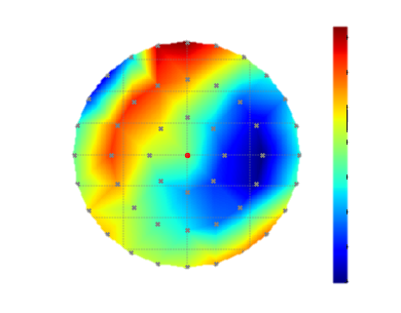

Python code for this plot:
# wafer.py module
import os
import copy
# import win32clipboard
from io import BytesIO
import numpy as np
import pandas as pd
from pathlib import Path
from lmfit import Model
from fitspy.spectra import Spectra
from fitspy.spectrum import Spectrum
from threading import Thread
from multiprocessing import Queue
from PySide6.QtCore import Qt, QThread, Signal

import matplotlib.pyplot as plt
from matplotlib.backends.backend_qt5agg import FigureCanvasQTAgg as FigureCanvas
from matplotlib.backends.backend_qt5agg import NavigationToolbar2QT
from matplotlib.figure import Figure
from matplotlib.collections import PathCollection

from wafer_plot import WaferPlot

from PySide6.QtWidgets import (
    QFileDialog, QVBoxLayout, QMessageBox, QFrame, QPushButton,
    QHBoxLayout, QApplication, QSpacerItem, QSizePolicy, QListWidgetItem
)
from PySide6.QtGui import QStandardItemModel, QStandardItem

from PySide6.QtGui import QIcon
from PySide6.QtCore import Qt, QSize, QCoreApplication, QSettings, QFileInfo, \
    QTimer

DIRNAME = os.path.dirname(__file__)
PLOT_POLICY = os.path.join(DIRNAME, "resources", "plotpolicy_spectre.mplstyle")


class Wafer:
    def __init__(self, ui):
        self.ui = ui
        QSettings.setDefaultFormat(QSettings.IniFormat)
        self.settings = QSettings("CEA-Leti", "DaProViz")

        self.file_paths = []  # Store file_paths of all raw data wafers
        self.wafers = {}  # list of opened wafers

        self.current_scale = None
        self.ax = None
        self.canvas = None
        self.model_fs = None  # FITSPY
        self.spectra_fs = Spectra()  # FITSPY
        # self.df_fit_results = None

        # Update spectra_listbox when selecting wafer via WAFER LIST
        self.ui.wafers_listbox.itemSelectionChanged.connect(
            self.upd_spectra_list)

        # Connect and plot_spectre of selected SPECTRUM LIST
        self.ui.spectra_listbox.itemSelectionChanged.connect(
            self.plot_sel_spectre)

        # Connect the stateChanged signal of the legend CHECKBOX
        self.ui.cb_legend.stateChanged.connect(self.plot_sel_spectre)

        self.ui.cb_raw.stateChanged.connect(self.plot_sel_spectre)
        self.ui.cb_bestfit.stateChanged.connect(self.plot_sel_spectre)
        self.ui.cb_colors.stateChanged.connect(self.plot_sel_spectre)
        self.ui.cb_residual.stateChanged.connect(self.plot_sel_spectre)
        self.ui.cb_filled.stateChanged.connect(self.plot_sel_spectre)

        # Set a 200ms delay for the function plot_sel_spectra
        self.delay_timer = QTimer()
        self.delay_timer.setSingleShot(True)
        self.delay_timer.timeout.connect(self.plot_sel_spectra)

    def open_csv(self, file_paths=None, wafers=None):
        """Open CSV files contaning RAW spectra of each wafer"""
        # Initialize the last used directory from QSettings
        if self.wafers is None:
            self.wafers = {}
        if wafers:
            self.wafers = wafers
        else:
            if file_paths is None:
                last_dir = self.settings.value("last_directory", "/")
                options = QFileDialog.Options()
                options |= QFileDialog.ReadOnly
                file_paths, _ = QFileDialog.getOpenFileNames(
                    self.ui.tabWidget, "Open RAW spectra CSV File(s)", last_dir,
                    "All Files (*)", options=options)
            # Load RAW spectra data from CSV files
            if file_paths:
                # Update the last used directory in QSettings
                last_dir = QFileInfo(file_paths[0]).absolutePath()
                self.settings.setValue("last_directory", last_dir)

                self.file_paths += file_paths
                for file_path in file_paths:
                    file_path = Path(file_path)
                    fname = file_path.stem

                    wafer_df = pd.read_csv(file_path, skiprows=1, delimiter=";")
                    wafer_name = fname
                    # Append or update the existing data in the self.wafers
                    # dictionary
                    if wafer_name in self.wafers:
                        print("wafer is already opened")
                    else:
                        self.wafers[wafer_name] = wafer_df
        self.extract_spectra()

    def extract_spectra(self):
        """Extract all spectra of each wafer dataframe"""
        for wafer_name, wafer_df in self.wafers.items():
            coord_columns = wafer_df.columns[:2]
            for _, row in wafer_df.iterrows():
                # Extract XY coords, wavenumber, and intensity values
                coord = tuple(row[coord_columns])
                x_values = wafer_df.columns[2:].tolist()
                x_values = pd.to_numeric(x_values, errors='coerce').tolist()
                y_values = row[2:].tolist()
                fname = f"{wafer_name}_{coord}"

                if not any(spectrum_fs.fname == fname for spectrum_fs in
                           self.spectra_fs):
                    # create FITSPY object
                    spectrum_fs = Spectrum()
                    spectrum_fs.fname = fname
                    spectrum_fs.x = np.asarray(x_values)[:-1]
                    spectrum_fs.x0 = np.asarray(x_values)[:-1]
                    spectrum_fs.y = np.asarray(y_values)[:-1]
                    spectrum_fs.y0 = np.asarray(y_values)[:-1]
                    self.spectra_fs.append(spectrum_fs)
        self.upd_wafers_list()

    def open_model(self, fname_json=None):
        """Load a fit model pre-created by FITSPY tool"""
        if not fname_json:
            options = QFileDialog.Options()
            options |= QFileDialog.ReadOnly
            selected_file, _ = QFileDialog.getOpenFileName(self.ui,
                                                           "Select JSON Model "
                                                           "File",
                                                           "",
                                                           "JSON Files ("
                                                           "*.json);;All "
                                                           "Files (*)",
                                                           options=options)
            if not selected_file:
                return
            fname_json = selected_file
        self.model_fs = self.spectra_fs.load_model(fname_json, ind=0)
        display_name = QFileInfo(fname_json).baseName()
        self.ui.display_loaded_model.setText(display_name)

    def spectre_id(self):
        """Get selected spectre id(s)"""
        wafer_item = self.ui.wafers_listbox.currentItem()
        if wafer_item is not None:
            wafer_name = wafer_item.text()
            selected_spectra = self.ui.spectra_listbox.selectedItems()
            coords = []
            if selected_spectra:
                for selected_item in selected_spectra:
                    text = selected_item.text()
                    x, y = map(float, text.strip('()').split(','))
                    coord = (x, y)
                    coords.append(coord)
            return wafer_name, coords
        return None, None

    def spectre_id_fs(self, spectrum_fs=None):
        """Get selected spectre id(s) of FITSPY object"""
        fname_parts = spectrum_fs.fname.split("_")
        wafer_name_fs = "_".join(fname_parts[:2])
        coord_str = fname_parts[-1].split('(')[1].split(')')[0]
        coord_fs = tuple(map(float, coord_str.split(',')))
        return wafer_name_fs, coord_fs

    def fit_selected(self):
        """Fit only selected spectrum(s)"""
        if self.model_fs is None:
            self.show_alert("Please load a fit model before fitting.")
            return
        wafer_name, coords = self.spectre_id()  # Get current selected coords
        fnames = []
        for coord in coords:
            fname = f"{wafer_name}_{coord}"
            fnames.append(fname)
        self.spectra_fs.apply_model(self.model_fs, fnames=fnames)
        self.plot_sel_spectre()

    def fit_all(self):
        """ Apply loaded fit model to all selected spectra"""
        if self.model_fs is None:
            self.show_alert("Load a fit model first!")
            return
        self.spectra_fs.apply_model(self.model_fs)
        self.plot_sel_spectre()

    def collect_results(self):
        """Function to collect best-fit results and append in a dataframe"""
        # Add all dict into a list, then convert to a dataframe.
        fit_results_list = []
        for spectrum_fs in self.spectra_fs:
            if hasattr(spectrum_fs.result_fit, 'best_values'):
                wafer_name, coord = self.spectre_id_fs(spectrum_fs)
                x, y = coord
                best_values = spectrum_fs.result_fit.best_values
                # Add additional information to the best_values dictionary
                best_values["Wafer"] = wafer_name
                best_values["X"] = x
                best_values["Y"] = y
                fit_results_list.append(best_values)

        self.df_fit_results = pd.DataFrame(fit_results_list)
        # Reorder columns to have "Wafer", "X", and "Y" at the beginning
        columns_order = ["Wafer", "X", "Y"] + [col for col in
                                               self.df_fit_results.columns if
                                               col not in ["Wafer", "X", "Y"]]
        self.df_fit_results = self.df_fit_results[columns_order]
        self.apprend_cbb_param()
        self.apprend_cbb_wafer()
        # print(self.df_fit_results)

    def view_param(self):
        pass
    
    def apprend_cbb_wafer(self, wafer_names=None):
        """to append all values of df_fit_results to comoboxses"""
        self.ui.cbb_wafer_1.clear()
        self.ui.cbb_wafer_2.clear()
        self.ui.cbb_wafer_3.clear()
        wafer_names = list(self.wafers.keys())
        for wafer_name in wafer_names:
            self.ui.cbb_wafer_1.addItem(wafer_name)
            self.ui.cbb_wafer_2.addItem(wafer_name)
            self.ui.cbb_wafer_3.addItem(wafer_name)

    def apprend_cbb_param(self, df_fit_results=None):
        """to append all values of df_fit_results to comoboxses"""
        df_fit_results = self.df_fit_results
        columns = df_fit_results.columns.tolist()
        if df_fit_results is not None:
            self.ui.cbb_param_1.clear()
            self.ui.cbb_param_2.clear()
            self.ui.cbb_param_3.clear()
            for column in columns:
                self.ui.cbb_param_1.addItem(column)
                self.ui.cbb_param_2.addItem(column)
                self.ui.cbb_param_3.addItem(column)

    def reinit_spectrum(self, spectrum):
        """Reinitialize the given spectrum"""
        spectrum.range_min = None
        spectrum.range_max = None
        spectrum.x = spectrum.x0.copy()
        spectrum.y = spectrum.y0.copy()
        spectrum.norm_mode = None
        spectrum.result_fit = lambda: None
        spectrum.remove_models()
        spectrum.baseline.points = [[], []]
        spectrum.baseline.is_subtracted = False

    def reinit_sel(self, fnames=None):
        """Reinitialize the selected spectrum(s)"""
        wafer_name, coords = self.spectre_id()  # Get current selected coords
        fnames = []
        for coord in coords:
            fname = f"{wafer_name}_{coord}"
            fnames.append(fname)
        for fname in fnames:
            spectrum, _ = self.spectra_fs.get_objects(fname)
            self.reinit_spectrum(spectrum)
        self.plot_sel_spectre()

    def reinit_all(self):
        """Reinitialize all spectra"""
        fnames = [
            f"{self.spectre_id_fs(spectrum_fs)[0]}_" \
            f"{self.spectre_id_fs(spectrum_fs)[1]}"
            for spectrum_fs in self.spectra_fs]
        for fname in fnames:
            spectrum, _ = self.spectra_fs.get_objects(fname)
            self.reinit_spectrum(spectrum)
        self.plot_sel_spectre()

    def plot_sel_spectra(self):
        """Plot all selected spectra"""
        wafer_name, coords = self.spectre_id()  # current selected spectra ID
        selected_spectra_fs = []

        for spectrum_fs in self.spectra_fs:
            wafer_name_fs, coord_fs = self.spectre_id_fs(spectrum_fs)
            if wafer_name_fs == wafer_name and coord_fs in coords:
                selected_spectra_fs.append(spectrum_fs)
        if len(selected_spectra_fs) == 0:
            return

        self.clear_spectre_view()
        plt.close('all')
        fig = plt.figure()
        self.ax = fig.add_subplot(111)

        for spectrum_fs in selected_spectra_fs:
            fname, coord = self.spectre_id_fs(spectrum_fs)
            x_values = spectrum_fs.x
            y_values = spectrum_fs.y
            self.ax.plot(x_values, y_values, label=f"{fname}-{coord}")

            if self.ui.cb_raw.isChecked():
                x0_values = spectrum_fs.x0
                y0_values = spectrum_fs.y0
                self.ax.plot(x0_values, y0_values, label='raw')

            if hasattr(spectrum_fs.result_fit, 'components') and hasattr(
                    spectrum_fs.result_fit, 'components') and \
                    self.ui.cb_bestfit.isChecked():
                bestfit = spectrum_fs.result_fit.best_fit
                self.ax.plot(x_values, bestfit, label=f"bestfit")

                for peak_model in spectrum_fs.result_fit.components:
                    prefix = str(peak_model.prefix)
                    params = peak_model.make_params()
                    y_peak = peak_model.eval(params, x=x_values)
                    if self.ui.cb_filled.isChecked():
                        self.ax.fill_between(x_values, 0, y_peak, alpha=0.5,
                                             label=f"{prefix}")
                    else:
                        self.ax.plot(x_values, y_peak, '--', label=f"{prefix}")

            if hasattr(spectrum_fs.result_fit,
                       'residual') and self.ui.cb_residual.isChecked():
                residual = spectrum_fs.result_fit.residual
                self.ax.plot(x_values, residual, 'ko-', ms=3, label='residual')

            if self.ui.cb_colors.isChecked() is False:
                self.ax.set_prop_cycle(None)

        self.ax.set_xlabel("Raman shift (cm-1)")
        self.ax.set_ylabel("Intensity (a.u)")
        if self.ui.cb_legend.isChecked():
            self.ax.legend(loc='upper right')
        fig.tight_layout()
        self.canvas = FigureCanvas(fig)
        self.toolbar = NavigationToolbar2QT(self.canvas, self.ui)
        self.ui.spectre_view_frame.addWidget(self.canvas)
        self.ui.toolbar_frame.addWidget(self.toolbar)

        self.plot_wafer()

    def plot_wafer(self):
        """Plot wafer maps of measurement sites"""
        self.clear_wafer_plot()
        wafer_name, coords = self.spectre_id()
        all_x = []
        all_y = []
        for spectrum_fs in self.spectra_fs:
            wafer_name_fs, coord_fs = self.spectre_id_fs(spectrum_fs)
            if wafer_name == wafer_name_fs:
                x, y = coord_fs
                all_x.append(x)
                all_y.append(y)
        fig, ax = plt.subplots()
        ax.scatter(all_x, all_y, marker='x', color='black', s=10)
        # Highlight selected spectra in red
        if coords:
            selected_x, selected_y = zip(*coords)
            ax.scatter(selected_x, selected_y, marker='o', color='red')
        canvas = FigureCanvas(fig)
        layout = self.ui.wafer_plot.layout()
        if layout:
            layout.addWidget(canvas)

    def upd_wafers_list(self):
        """ To update the wafer listbox"""
        self.ui.wafers_listbox.clear()
        wafer_names = list(self.wafers.keys())
        for wafer_name in wafer_names:
            item = QListWidgetItem(wafer_name)
            self.ui.wafers_listbox.addItem(item)
            self.clear_wafer_plot()  # Clear the wafer_plot

        # Select the first item by default
        if self.ui.wafers_listbox.count() > 0:
            self.ui.wafers_listbox.setCurrentRow(0)
            QTimer.singleShot(100, self.upd_spectra_list)

    def upd_spectra_list(self):
        """to update the spectra list"""
        self.ui.spectra_listbox.clear()
        self.clear_wafer_plot()
        current_item = self.ui.wafers_listbox.currentItem()
        if current_item is not None:
            wafer_name = current_item.text()

            for spectrum_fs in self.spectra_fs:
                wafer_name_fs, coord_fs = self.spectre_id_fs(spectrum_fs)
                if wafer_name == wafer_name_fs:
                    item = QListWidgetItem(str(coord_fs))
                    self.ui.spectra_listbox.addItem(item)

        # Update the item count label
        item_count = self.ui.spectra_listbox.count()
        self.ui.item_count_label.setText(f"Number of points: {item_count}")
        # Select the first item by default
        if self.ui.spectra_listbox.count() > 0:
            self.ui.spectra_listbox.setCurrentRow(0)
            QTimer.singleShot(50, self.plot_sel_spectre)

    def remove_wafer(self):
        """To remove a wafer"""
        wafer_name, coords = self.spectre_id()
        if wafer_name in self.wafers:
            del self.wafers[wafer_name]
            self.spectra_fs = Spectra(
                spectrum_fs for spectrum_fs in self.spectra_fs if
                not spectrum_fs.fname.startswith(wafer_name))
            self.upd_wafers_list()
        self.ui.spectra_listbox.clear()
        self.clear_spectre_view()
        self.clear_wafer_plot()

    def clear_layout(self, layout):
        """Clear everything within a given Qlayout"""
        if layout is not None:
            for i in reversed(range(layout.count())):
                item = layout.itemAt(i)
                if isinstance(item.widget(),
                              (FigureCanvas, NavigationToolbar2QT)):
                    widget = item.widget()
                    layout.removeWidget(widget)
                    widget.close()

    def clear_spectre_view(self):
        """ Clear plot and toolbar within the spectre_view"""
        self.clear_layout(self.ui.spectre_view_frame.layout())
        self.clear_layout(self.ui.toolbar_frame.layout())

    def clear_wafer_plot(self):
        """ To clear wafer plot"""
        self.clear_layout(self.ui.wafer_plot.layout())

    def copy_fig(self):
        self.save_dpi = float(self.ui.ent_plot_save_dpi.text())
        if self.canvas:
            figure = self.canvas.figure
            with BytesIO() as buf:
                figure.savefig(buf, format='png', dpi=400)
                data = buf.getvalue()
            format_id = win32clipboard.RegisterClipboardFormat('PNG')
            win32clipboard.OpenClipboard()
            win32clipboard.EmptyClipboard()
            win32clipboard.SetClipboardData(format_id, data)
            win32clipboard.CloseClipboard()
        else:
            QMessageBox.critical(None, "Error", "No plot to copy.")

    def select_all_spectra(self):
        """ To quickly select all spectra within the spectra listbox"""
        item_count = self.ui.spectra_listbox.count()
        for i in range(item_count):
            item = self.ui.spectra_listbox.item(i)
            item.setSelected(True)

    def select_verti(self):
        """ To select all spectra vertically within the spectra listbox"""
        self.ui.spectra_listbox.clearSelection()  # Clear all selection
        item_count = self.ui.spectra_listbox.count()
        for i in range(item_count):
            item = self.ui.spectra_listbox.item(i)
            coord_str = item.text()
            x_coord, y_coord = map(float, coord_str.strip('()').split(','))
            if x_coord == 0:
                item.setSelected(True)

    def select_horiz(self):
        """ To quickly select all spectra vertically the spectra listbox"""
        self.ui.spectra_listbox.clearSelection()  # Clear all selection
        item_count = self.ui.spectra_listbox.count()
        for i in range(item_count):
            item = self.ui.spectra_listbox.item(i)
            coord_str = item.text()
            x_coord, y_coord = map(float, coord_str.strip('()').split(','))
            if y_coord == 0:
                item.setSelected(True)

    def plot_sel_spectre(self):
        """Trigger the fnc to plot spectre"""
        self.delay_timer.start(200)

    def show_alert(self, message):
        msg_box = QMessageBox()
        msg_box.setIcon(QMessageBox.Warning)
        msg_box.setWindowTitle("Alert")
        msg_box.setText(message)
        msg_box.exec_()
